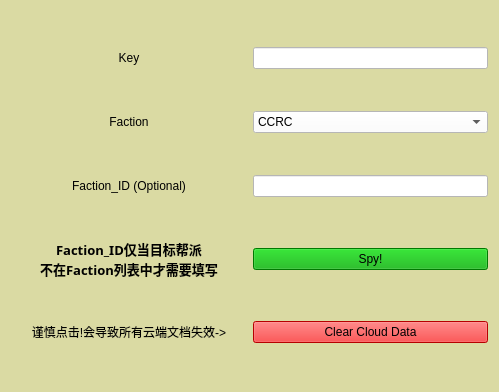
<?xml version="1.0" encoding="UTF-8"?>
<ui version="4.0">
 <class>TornSpy</class>
 <widget class="QWidget" name="TornSpy">
  <property name="geometry">
   <rect>
    <x>0</x>
    <y>0</y>
    <width>499</width>
    <height>392</height>
   </rect>
  </property>
  <property name="windowTitle">
   <string>Form</string>
  </property>
  <property name="styleSheet">
   <string notr="true">background-color: rgb(218, 218, 163);</string>
  </property>
  <layout class="QGridLayout" name="gridLayout" rowstretch="1,1,1,1,0,0" columnstretch="1,1">
   <item row="0" column="1">
    <widget class="QLineEdit" name="key">
     <property name="styleSheet">
      <string notr="true">background-color: rgb(255, 255, 255);</string>
     </property>
     <property name="cursorMoveStyle">
      <enum>Qt::LogicalMoveStyle</enum>
     </property>
    </widget>
   </item>
   <item row="1" column="1">
    <widget class="QComboBox" name="faction_name">
     <property name="layoutDirection">
      <enum>Qt::LeftToRight</enum>
     </property>
     <property name="styleSheet">
      <string notr="true">font: 14pt &quot;黑体&quot;;
background-color: rgb(255, 255, 255);
</string>
     </property>
     <property name="insertPolicy">
      <enum>QComboBox::InsertAtBottom</enum>
     </property>
     <property name="iconSize">
      <size>
       <width>16</width>
       <height>16</height>
      </size>
     </property>
     <item>
      <property name="text">
       <string>CCRC</string>
      </property>
     </item>
     <item>
      <property name="text">
       <string>PTA</string>
      </property>
     </item>
     <item>
      <property name="text">
       <string>PN</string>
      </property>
     </item>
     <item>
      <property name="text">
       <string>SH</string>
      </property>
     </item>
     <item>
      <property name="text">
       <string>NOV</string>
      </property>
     </item>
     <item>
      <property name="text">
       <string>BSU</string>
      </property>
     </item>
     <item>
      <property name="text">
       <string>Others</string>
      </property>
     </item>
    </widget>
   </item>
   <item row="1" column="0">
    <widget class="QLabel" name="label_2">
     <property name="styleSheet">
      <string notr="true">font: 14pt &quot;黑体&quot;;</string>
     </property>
     <property name="text">
      <string>Faction</string>
     </property>
     <property name="alignment">
      <set>Qt::AlignCenter</set>
     </property>
    </widget>
   </item>
   <item row="2" column="0">
    <widget class="QLabel" name="label_3">
     <property name="styleSheet">
      <string notr="true">font: 14pt &quot;黑体&quot;;</string>
     </property>
     <property name="text">
      <string>Faction_ID (Optional)</string>
     </property>
     <property name="alignment">
      <set>Qt::AlignCenter</set>
     </property>
    </widget>
   </item>
   <item row="0" column="0">
    <widget class="QLabel" name="label">
     <property name="styleSheet">
      <string notr="true">font: 14pt &quot;黑体&quot;;</string>
     </property>
     <property name="text">
      <string>Key</string>
     </property>
     <property name="alignment">
      <set>Qt::AlignCenter</set>
     </property>
    </widget>
   </item>
   <item row="3" column="1">
    <widget class="QPushButton" name="pushButton">
     <property name="styleSheet">
      <string notr="true">font: 87 12pt &quot;Arial Black&quot;;
background-color: rgb(0, 170, 0);</string>
     </property>
     <property name="text">
      <string>Spy!</string>
     </property>
    </widget>
   </item>
   <item row="3" column="0">
    <widget class="QLabel" name="label_4">
     <property name="font">
      <font>
       <family>黑体</family>
       <pointsize>10</pointsize>
       <weight>75</weight>
       <italic>false</italic>
       <bold>true</bold>
       <underline>false</underline>
      </font>
     </property>
     <property name="styleSheet">
      <string notr="true">font: 600 10pt &quot;黑体&quot;;</string>
     </property>
     <property name="text">
      <string>Faction_ID仅当目标帮派
不在Faction列表中才需要填写</string>
     </property>
     <property name="alignment">
      <set>Qt::AlignCenter</set>
     </property>
     <property name="wordWrap">
      <bool>true</bool>
     </property>
    </widget>
   </item>
   <item row="2" column="1">
    <widget class="QLineEdit" name="faction_id_opt">
     <property name="styleSheet">
      <string>font: 14pt &quot;黑体&quot;;
background-color: rgb(255, 255, 255);</string>
     </property>
    </widget>
   </item>
   <item row="4" column="1">
    <widget class="QPushButton" name="ClearAll">
     <property name="focusPolicy">
      <enum>Qt::StrongFocus</enum>
     </property>
     <property name="styleSheet">
      <string notr="true">font: 87 12pt &quot;Arial Black&quot;;
background-color: rgb(255, 0, 0);</string>
     </property>
     <property name="text">
      <string>Clear Cloud Data</string>
     </property>
    </widget>
   </item>
   <item row="4" column="0">
    <widget class="QLabel" name="label_5">
     <property name="styleSheet">
      <string notr="true">font: 600 10pt &quot;黑体&quot;;</string>
     </property>
     <property name="text">
      <string>谨慎点击!会导致所有云端文档失效-&gt;</string>
     </property>
     <property name="alignment">
      <set>Qt::AlignCenter</set>
     </property>
    </widget>
   </item>
  </layout>
 </widget>
 <resources/>
 <connections/>
</ui>
